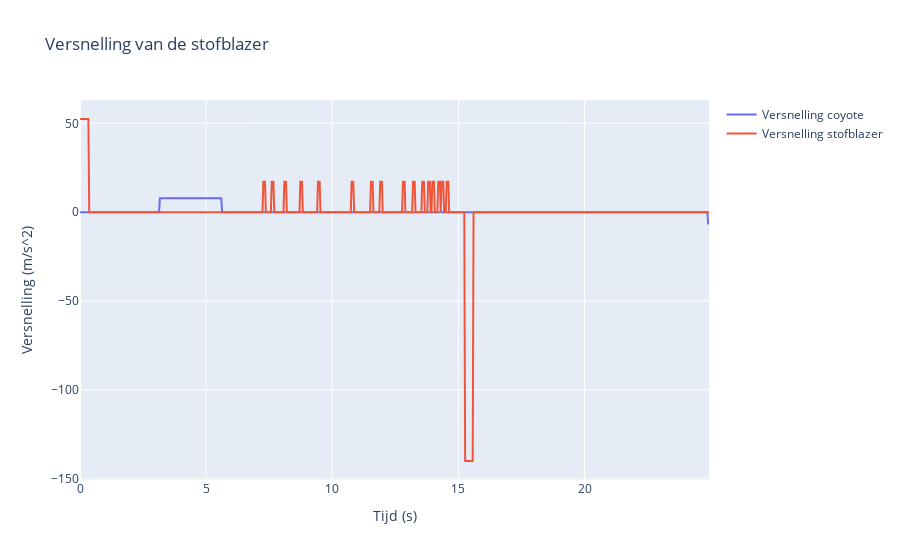
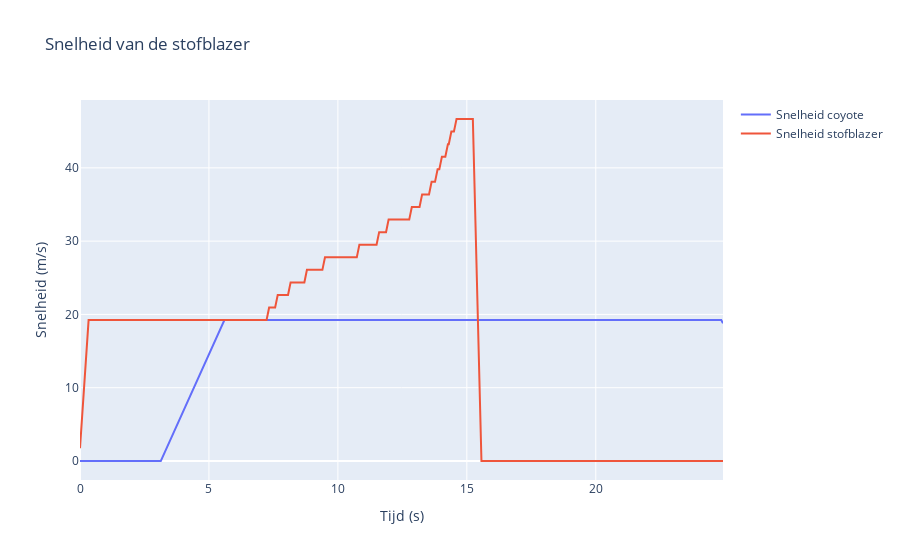
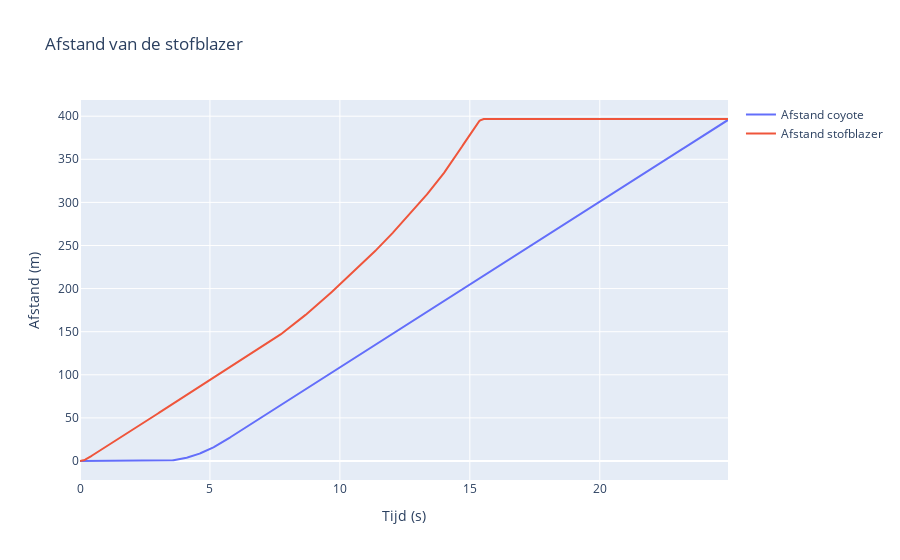
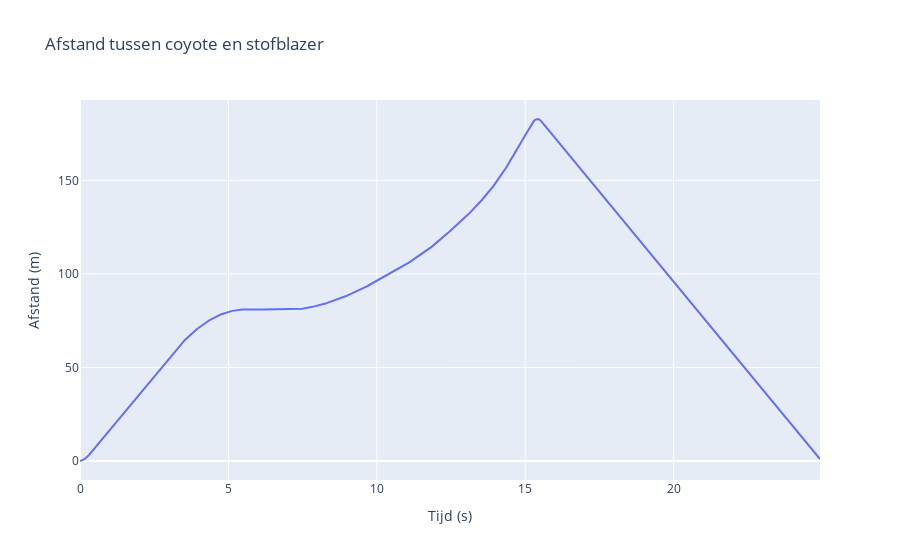

The code cell stored with these charts, in order, in its notebook:
### Code cell
from plotly.offline import init_notebook_mode
import plotly.graph_objects as go

init_notebook_mode(connected=True)

acceleration_graph_coyote = go.Scatter(
    x=frames_seconds,
    y=acceleration_data_coyote,
    name="Versnelling coyote"
)

velocity_graph_coyote = go.Scatter(
    x=frames_seconds,
    y=velocity_data_coyote,
    name="Snelheid coyote"
)

distance_graph_coyote = go.Scatter(
    x=frames_seconds,
    y=distance_data_coyote,
    name="Afstand coyote"
)

acceleration_graph_blower = go.Scatter(
    x=frames_seconds,
    y=acceleration_data_blower,
    name="Versnelling stofblazer"
)

velocity_graph_blower = go.Scatter(
    x=frames_seconds,
    y=velocity_data_blower,
    name="Snelheid stofblazer"
)

distance_graph_blower = go.Scatter(
    x=frames_seconds,
    y=distance_data_blower,
    name="Afstand stofblazer"
)

delta_distance_graph = go.Scatter(
    x=frames_seconds,
    y=[distance_data_blower[i] - distance_data_coyote[i] for i in range(len(frames))],
    name="Afstand tussen coyote en stofblazer"
)

acceleration_fig = go.Figure((acceleration_graph_coyote, acceleration_graph_blower), layout=dict(
    title = "Versnelling van de stofblazer",
    xaxis_title="Tijd (s)",
    yaxis_title="Versnelling (m/s^2)",
    #autosize=False
))

velocity_fig = go.Figure((velocity_graph_coyote, velocity_graph_blower), layout=dict(
    title = "Snelheid van de stofblazer",
    xaxis_title="Tijd (s)",
    yaxis_title="Snelheid (m/s)",
    #autosize=False
))

distance_fig = go.Figure((distance_graph_coyote, distance_graph_blower), layout=dict(
    title = "Afstand van de stofblazer",
    xaxis_title="Tijd (s)",
    yaxis_title="Afstand (m)",
    #autosize=False
))

delta_distance_fig = go.Figure(delta_distance_graph, layout=dict(
    title = "Afstand tussen coyote en stofblazer",
    xaxis_title="Tijd (s)",
    yaxis_title="Afstand (m)",
    #autosize=False
))

acceleration_fig.show()
velocity_fig.show()
distance_fig.show()
delta_distance_fig.show()

### Figure 1 — Plotly figure (JSON) as saved in the notebook; plotly's stock layout.template omitted (floating-point values rounded to 4 significant figures; data arrays with more than 128 entries replaced by an {"elided": "..."} marker saying what was removed)
{"data": [{"name": "Versnelling coyote", "x": {"elided": "749 float values"}, "y": {"elided": "749 float values"}, "type": "scatter"}, {"name": "Versnelling stofblazer", "x": {"elided": "749 float values"}, "y": {"elided": "749 float values"}, "type": "scatter"}], "layout": {"title": {"text": "Versnelling van de stofblazer"}, "xaxis": {"title": {"text": "Tijd (s)"}}, "yaxis": {"title": {"text": "Versnelling (m/s^2)"}}}}

### Figure 2 — Plotly figure (JSON) as saved in the notebook; plotly's stock layout.template omitted (floating-point values rounded to 4 significant figures; data arrays with more than 128 entries replaced by an {"elided": "..."} marker saying what was removed)
{"data": [{"name": "Snelheid coyote", "x": {"elided": "749 float values"}, "y": {"elided": "749 float values"}, "type": "scatter"}, {"name": "Snelheid stofblazer", "x": {"elided": "749 float values"}, "y": {"elided": "749 float values"}, "type": "scatter"}], "layout": {"title": {"text": "Snelheid van de stofblazer"}, "xaxis": {"title": {"text": "Tijd (s)"}}, "yaxis": {"title": {"text": "Snelheid (m/s)"}}}}

### Figure 3 — Plotly figure (JSON) as saved in the notebook; plotly's stock layout.template omitted (floating-point values rounded to 4 significant figures; data arrays with more than 128 entries replaced by an {"elided": "..."} marker saying what was removed)
{"data": [{"name": "Afstand coyote", "x": {"elided": "749 float values"}, "y": {"elided": "749 float values"}, "type": "scatter"}, {"name": "Afstand stofblazer", "x": {"elided": "749 float values"}, "y": {"elided": "749 float values"}, "type": "scatter"}], "layout": {"title": {"text": "Afstand van de stofblazer"}, "xaxis": {"title": {"text": "Tijd (s)"}}, "yaxis": {"title": {"text": "Afstand (m)"}}}}

### Figure 4 — Plotly figure (JSON) as saved in the notebook; plotly's stock layout.template omitted (floating-point values rounded to 4 significant figures; data arrays with more than 128 entries replaced by an {"elided": "..."} marker saying what was removed)
{"data": [{"name": "Afstand tussen coyote en stofblazer", "x": {"elided": "749 float values"}, "y": {"elided": "749 float values"}, "type": "scatter"}], "layout": {"title": {"text": "Afstand tussen coyote en stofblazer"}, "xaxis": {"title": {"text": "Tijd (s)"}}, "yaxis": {"title": {"text": "Afstand (m)"}}}}
